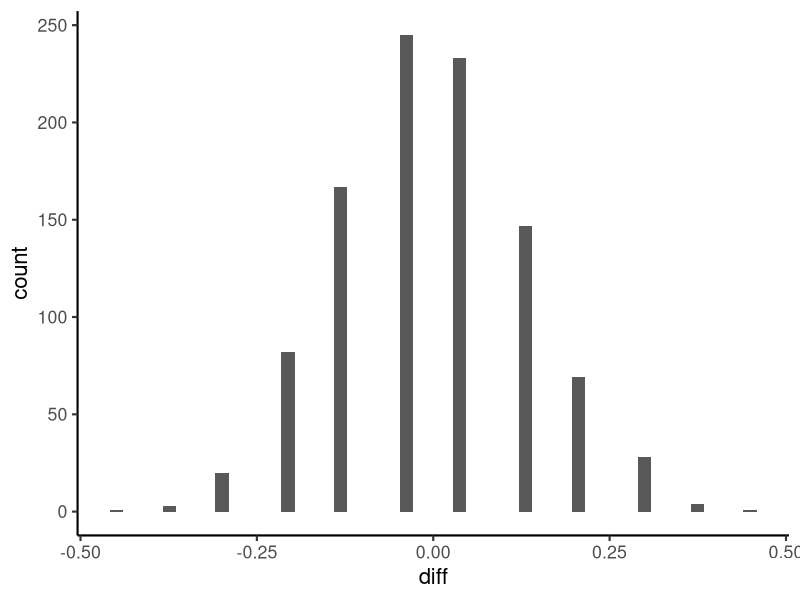
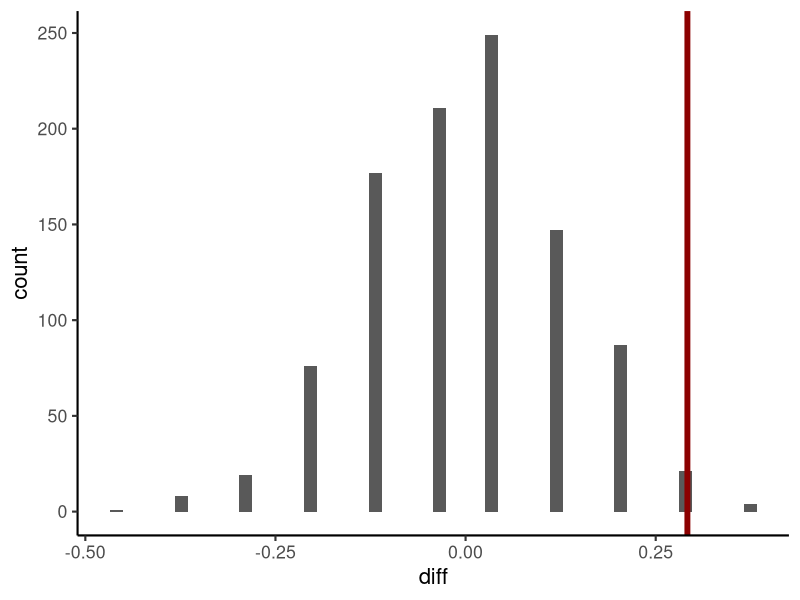

Recreate these plots in R, in order.
## ---- chunk 1
library(tidyverse)

theme_set(theme_classic(base_size = 16))
## ---- chunk 2
# 48 total employees, 24 Male and 24 Female
employees <- c(rep("Male", 24), rep("Female", 24))

# Let's randomly promote 35 employees (independent of gender)
promoted <- sample(employees, 35) 

# Compute the proportion of men and women promoted and not promoted
promoted_men <- sum(promoted == "Male")
promoted_women <- sum(promoted == "Female")
not_promoted_men <- 24 - promoted_men
not_promoted_women <- 24 - promoted_women

# Make a dataframe to show the results
data_frame(gender = c("Male", "Female", "Total"), 
           promoted = c(promoted_men, promoted_women, 
                        sum(promoted_men, promoted_women)),
           not_promoted = c(not_promoted_men, not_promoted_women,  
                            sum(not_promoted_men, not_promoted_women)),
           total = c(24, 24, 48))
## ---- chunk 3
#Write a function to simulate 1 draw 
promoted_diff <- function() {
  
  # 48 total employees, 24 Male and 24 Female
  employees <- c(rep("Male", 24), rep("Female", 24))
  
  # Let's randomly promote 35 employees (independent of gender)
  promoted <- sample(employees, 35) 
  
  # Compute the difference in promoted men and women
  promoted_male <- sum(promoted == "Male")/24
  promoted_female <- sum(promoted == "Female")/24
  
  return(promoted_male - promoted_female)
}

# One function call
promoted_diff()
## ---- chunk 4
thousand_diffs <- data_frame(diff = replicate(1000, promoted_diff()))

ggplot(thousand_diffs, aes(x = diff)) + 
  geom_histogram(bins = 50)
## ---- chunk 5
#find difference in the actual data
actual_diff <- (21/24) - (14/24)

thousand_diffs <- data_frame(diff = replicate(1000, promoted_diff()))

#add a vertical line to the random samples to show the empirical data
ggplot(thousand_diffs, aes(x = diff)) + 
  geom_histogram(bins = 50) + 
  geom_vline(xintercept = actual_diff, color = "darkred", size = 2) 
## ---- chunk 6
# Compute the proportion of samples that the actual difference was greater than
mean(actual_diff >= thousand_diffs)
